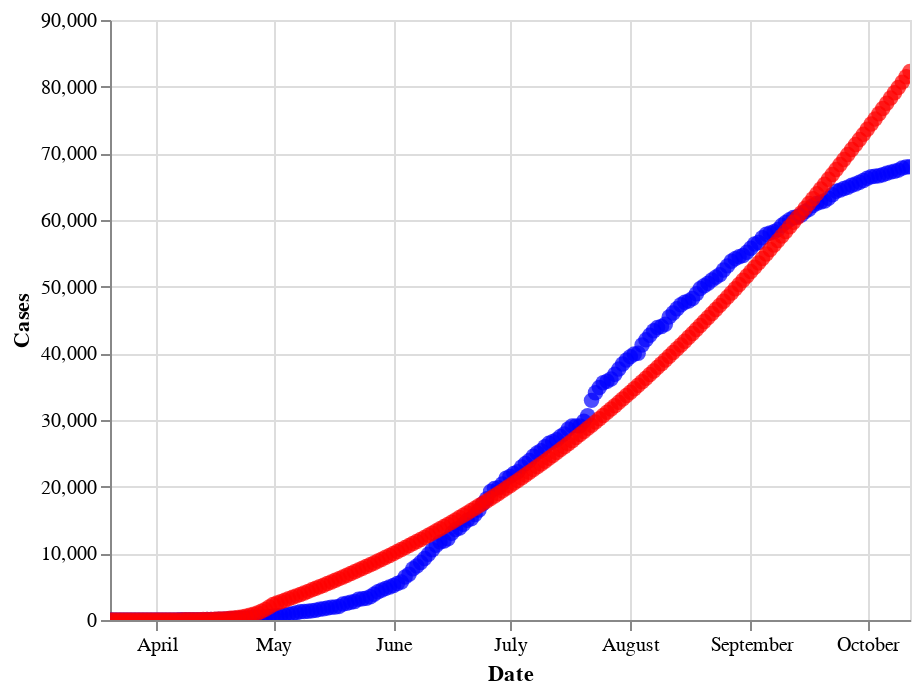

Source (notebook cell):
### Code cell
predicted_plot = alt.Chart(data).mark_circle(size = 60, color = 'red').encode(
    x = 'date',
    y = 'predicted'
)
fit_graph =  confirmed_plot + predicted_plot 
fit_graph.interactive()

### Figure 1 — Vega-Lite specification as saved in the notebook (floating-point values rounded to 4 significant figures; data arrays with more than 128 entries replaced by an {"elided": "..."} marker saying what was removed)
{"config": {"view": {"continuousWidth": 400, "continuousHeight": 300}}, "layer": [{"mark": {"type": "circle", "color": " blue", "size": 60}, "encoding": {"x": {"type": "temporal", "axis": {"title": "Date"}, "field": "date"}, "y": {"type": "quantitative", "axis": {"title": "Cases"}, "field": "totalCases"}}, "selection": {"selector002": {"type": "interval", "bind": "scales", "encodings": ["x", "y"]}}}, {"mark": {"type": "circle", "color": "red", "size": 60}, "encoding": {"x": {"type": "temporal", "field": "date"}, "y": {"type": "quantitative", "field": "predicted"}}}], "data": {"name": "data-f21e9b0590c3bbc974759ebfe6aaa138"}, "$schema": "https://vega.github.io/schema/vega-lite/v4.8.1.json", "datasets": {"data-f21e9b0590c3bbc974759ebfe6aaa138": {"elided": "207 records"}}}
